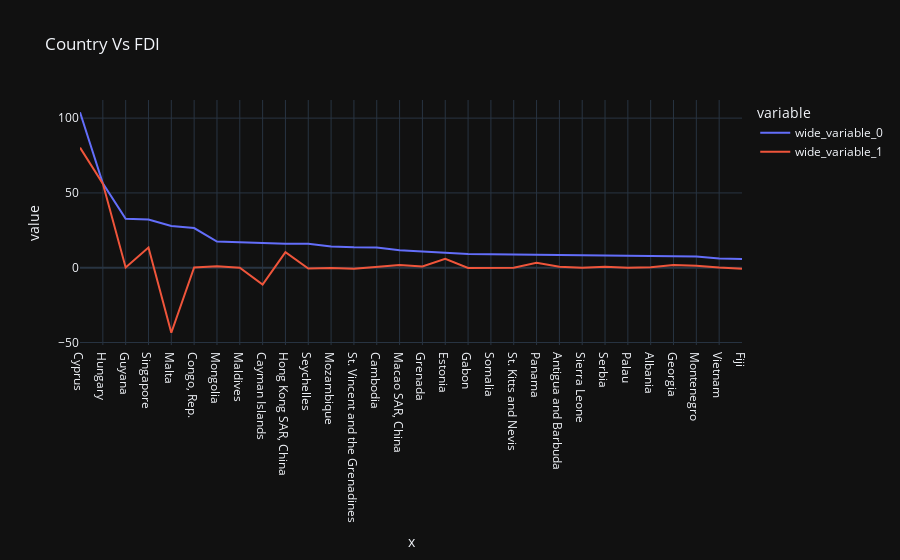

Notebook code cell kept with this figure:
### Markdown cell above
Now not even USA is on the top list, so Broad Money is not good factor as well for high number of patents.

### Code cell
df = df.sort_values(by=['Foreign direct investment, net inflows (% of GDP)'], ascending=False)
fig = px.line(df,x=df['Country Name'].head(30), y=[df['Foreign direct investment, net inflows (% of GDP)'].head(30),df['Foreign direct investment, net outflows (% of GDP)'].head(30)],template = "plotly_dark"
              ,title="Country Vs FDI")
                
fig.show()

### Figure 1 — Plotly figure (JSON) as saved in the notebook; plotly's stock layout.template omitted (floating-point values rounded to 4 significant figures)
{"data": [{"hovertemplate": "variable=wide_variable_0<br>x=%{x}<br>value=%{y}<extra></extra>", "legendgroup": "wide_variable_0", "line": {"color": "#636efa", "dash": "solid"}, "marker": {"symbol": "circle"}, "mode": "lines", "name": "wide_variable_0", "orientation": "v", "showlegend": true, "type": "scatter", "x": ["Cyprus", "Hungary", "Guyana", "Singapore", "Malta", "Congo, Rep.", "Mongolia", "Maldives", "Cayman Islands", "Hong Kong SAR, China", "Seychelles", "Mozambique", "St. Vincent and the Grenadines", "Cambodia", "Macao SAR, China", "Grenada", "Estonia", "Gabon", "Somalia", "St. Kitts and Nevis", "Panama", "Antigua and Barbuda", "Sierra Leone", "Serbia", "Palau", "Albania", "Georgia", "Montenegro", "Vietnam", "Fiji"], "xaxis": "x", "y": [103.9, 56.37, 32.76, 32.17, 27.96, 26.52, 17.46, 16.95, 16.59, 16.06, 16.05, 14.26, 13.71, 13.52, 11.75, 10.82, 9.866, 9.204, 9.044, 8.832, 8.821, 8.392, 8.308, 8.293, 8.198, 7.857, 7.674, 7.534, 6.155, 5.864], "yaxis": "y"}, {"hovertemplate": "variable=wide_variable_1<br>x=%{x}<br>value=%{y}<extra></extra>", "legendgroup": "wide_variable_1", "line": {"color": "#EF553B", "dash": "solid"}, "marker": {"symbol": "circle"}, "mode": "lines", "name": "wide_variable_1", "orientation": "v", "showlegend": true, "type": "scatter", "x": ["Cyprus", "Hungary", "Guyana", "Singapore", "Malta", "Congo, Rep.", "Mongolia", "Maldives", "Cayman Islands", "Hong Kong SAR, China", "Seychelles", "Mozambique", "St. Vincent and the Grenadines", "Cambodia", "Macao SAR, China", "Grenada", "Estonia", "Gabon", "Somalia", "St. Kitts and Nevis", "Panama", "Antigua and Barbuda", "Sierra Leone", "Serbia", "Palau", "Albania", "Georgia", "Montenegro", "Vietnam", "Fiji"], "xaxis": "x", "y": [80.26, 56.23, 0.1971, 13.51, -43.46, 0.1784, 0.9072, 0, -11.26, 10.4, -0.5152, -0.202, -0.7579, 0.3759, 1.799, 0.8034, 5.957, -0.2002, 0, 0, 3.302, 0.6785, 0, 0.5746, 0, 0.2615, 1.785, 1.373, 0.1852, -0.6581], "yaxis": "y"}], "layout": {"legend": {"title": {"text": "variable"}, "tracegroupgap": 0}, "title": {"text": "Country Vs FDI"}, "xaxis": {"anchor": "y", "domain": [0, 1], "title": {"text": "x"}}, "yaxis": {"anchor": "x", "domain": [0, 1], "title": {"text": "value"}}}}
